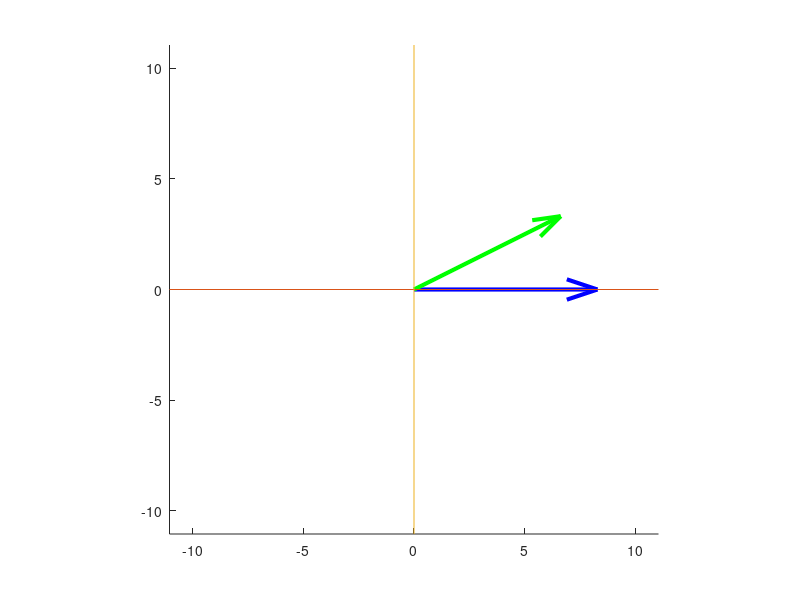

The MATLAB script that drew this image:
% U

f0 = 73609; % hZ
f = 2*f0;

U = 9.200;

R =  509; % Om
C = 4.25 * 10^(-9); % F

Zr = R;
Zc = -j/(2*pi*f*C);
Zz = Zr + Zc;

Ur = (Zr)/(Zc+Zr)*U;

z1 = U;  
z2 = Ur;

absU = abs(U);
absUr = abs(Ur);

function retval = rad2deg (v)
  retval = v * 180 / pi;
endfunction

angU = rad2deg(arg(U));
angUr = rad2deg(arg(Ur));
 
% Calculate a suitable axis limit based on phasors
m = 1.2 * max([real([z1 z2]) imag([z1 z2])]);
 
% Create a new figure window
figure
hold on
 
% Plot phasors one at a time
quiver(0,0,real(z1),imag(z1), "linewidth", 3, "maxheadsize", 0.1, "color", "blue")
quiver(0,0,real(z2),imag(z2), "linewidth", 3, "maxheadsize", 0.1, "color", "green")
 
% Add horizontal and vertical axes
plot([-m m],[0 0])
plot([0 0],[-m m])
 
% Set axis limits and aspect ratio
axis([-m,m,-m,m], 'square')